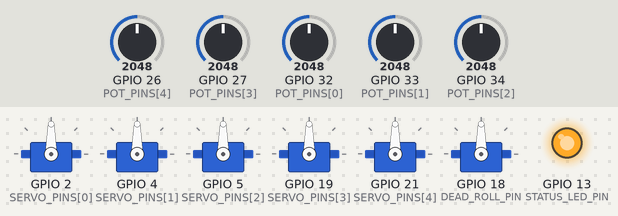
Bench run of a sketch on a simulated ESP32. On the bench: 6 × servo, output pins drawn as LEDs (lit = HIGH). The inputs (shaded band) are chosen by the test bench; at power-on: GPIO 26 (POT_PINS[4]) = 2048, GPIO 27 (POT_PINS[3]) = 2048, GPIO 32 (POT_PINS[0]) = 2048, GPIO 33 (POT_PINS[1]) = 2048, GPIO 34 (POT_PINS[2]) = 2048 (analog values on the 0–4095 scale). The ROS host is connected and sends only what is stated.

Above: at 0.1 s.
At 1.1 s:
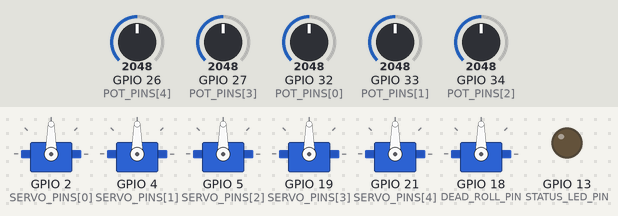
Timing chart, 0 to 2.6 s (numbered marks = the images above):
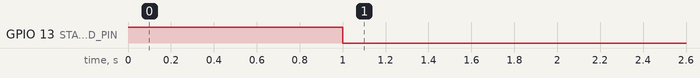

The sketch:

robotfun_esp32_microros.ino
```cpp
/* ============================================================================
 *  robotfun_esp32_microros.ino
 *  ---------------------------------------------------------------------------
 *  BAJO NIVEL (micro-ROS) del brazo de 4 GDL (yaw + 3 pitch) + GRIPPER.
 *
 *  CAMBIO: el JOINT 4 de roll (muñeca giratoria) se ELIMINÓ por completo. El
 *  antiguo joint_5 (pitch de muñeca) es ahora el nuevo joint_4. Quedan 4 juntas
 *  de brazo + gripper = 5 canales. El servo del roll, si sigue montado, se deja
 *  FIJO a 90° (muerto) para que no se mueva.
 *
 *  Pipeline:
 *    /joint_command (std_msgs/Float32MultiArray, RADIANES [q1,q2,q3,q4, gripper])
 *        --> mueve 5 servos
 *    5 potenciometros --> /joint_states (sensor_msgs/JointState, RADIANES) @25 Hz
 *
 *  UNIDADES: el bus ROS va en RADIANES (REP-103, JointState). La conversion a
 *  GRADOS de servo ocurre solo en servo.write(). La calibracion se expresa en
 *  grados/ADC (intuitivo del hardware).
 *
 *  HOME: todas las juntas a 0 rad => servos a 90 grados (brazo vertical).
 *
 *  PINES (4 brazo + gripper):
 *      idx :   0     1     2     3       4
 *      junta:  j1    j2    j3    j4    gripper
 *      SERVO:  2     4     5     19      21
 *      POT  :  32    33    34    27      26     (34 solo IN; 27/26 ADC2 OK con serial)
 *      Servo de ROLL eliminado: GPIO 18, mantenido fijo a 90°.
 *      LED de estado: GPIO 13 (GPIO 2 es el servo j1).
 * ==========================================================================*/

#include <micro_ros_arduino.h>
#include <ESP32Servo.h>

#include <rcl/rcl.h>
#include <rclc/rclc.h>
#include <rclc/executor.h>
#include <rmw_microros/rmw_microros.h>

#include <sensor_msgs/msg/joint_state.h>
#include <std_msgs/msg/float32_multi_array.h>

#define STATUS_LED_PIN 13
#define NUM_CH         5          // 4 juntas de brazo + 1 gripper
#define GRIPPER_INDEX  4

// Servo del roll eliminado: se deja fijo a 90° (muerto). Si ya no está montado,
// pon DEAD_ROLL_PIN en -1 para ignorarlo.
#define DEAD_ROLL_PIN  18

const int SERVO_PINS[NUM_CH] = {  2,  4,  5, 19, 21 };
const int POT_PINS[NUM_CH]   = { 32, 33, 34, 27, 26 };

const char *JOINT_LABEL[NUM_CH] = { "joint_1", "joint_2", "joint_3", "joint_4", "gripper" };

// ===========================================================================
//  CALIBRACION (grados / cuentas ADC). Ajustar en pruebas.
// ===========================================================================
// RAW_ZERO[i]: ADC (0..4095) de cada pot en HOME (todas las juntas a 0 rad).
int RAW_ZERO[NUM_CH] = {
  1194,   // joint_1
  1165,   // joint_2
  1191,   // joint_3
  1423,   // joint_4  (antiguo joint_5, pitch de muñeca)
  1300    // gripper
};

// FEEDBACK_DIRECTION[i]: sentido del pot hacia RViz (-1 si sale invertido).
const float FEEDBACK_DIRECTION[NUM_CH] = { 1, 1, 1, 1, 1 };

// SERVO_DIRECTION[i]: sentido del servo respecto al comando (+q en el sentido
//   positivo de la convencion DH). Cambia 1 por -1 si gira al reves. CALIBRAR.
const float SERVO_DIRECTION[NUM_CH] = { -1, -1, 1, 1, -1 };

// Rango articular por canal (grados). Brazo ±90; gripper 0..70 (cierra/abre).
const float JOINT_MIN_DEG[NUM_CH] = { -90, -90, -90, -90,  0 };
const float JOINT_MAX_DEG[NUM_CH] = {  90,  90,  90,  90, 70 };
const float SERVO_CENTER_DEG = 90.0f;

const float ADC_TO_DEG = 180.0f / 4095.0f;     // pot de 180° sobre 0..4095
const float DEG2RAD = 0.017453292519943295f;
const float RAD2DEG = 57.29577951308232f;
const float ALPHA = 0.15f;                      // filtro exponencial del ADC

// ===========================================================================
Servo servos[NUM_CH];
Servo dead_roll_servo;
float feedback_filtered[NUM_CH];
bool  filter_initialized = false;

rcl_node_t node;
rclc_support_t support;
rcl_allocator_t allocator;
rclc_executor_t executor;
rcl_publisher_t joint_state_pub;
rcl_subscription_t joint_command_sub;
rcl_timer_t timer;

sensor_msgs__msg__JointState joint_state_msg;
std_msgs__msg__Float32MultiArray command_msg;

static char joint_name_buf[NUM_CH][12] = { "joint_1", "joint_2", "joint_3", "joint_4", "gripper" };
static rosidl_runtime_c__String joint_names[NUM_CH];
static double position_data[NUM_CH];
static double velocity_data[NUM_CH];
static double effort_data[NUM_CH];
static float  command_data[NUM_CH];

#define RCCHECK(fn) { rcl_ret_t rc = fn; if (rc != RCL_RET_OK) { error_loop(); } }
#define RCSOFTCHECK(fn) { rcl_ret_t rc = fn; (void)rc; }

void error_loop() {
  while (1) { digitalWrite(STATUS_LED_PIN, !digitalRead(STATUS_LED_PIN)); delay(100); }
}

float clampf(float x, float lo, float hi) { return x < lo ? lo : (x > hi ? hi : x); }

// ADC -> radianes. 0 rad corresponde a RAW_ZERO[i] (HOME).
float adc_to_rad(int raw, int i) {
  float deg = FEEDBACK_DIRECTION[i] * (float)(raw - RAW_ZERO[i]) * ADC_TO_DEG;
  deg = clampf(deg, JOINT_MIN_DEG[i], JOINT_MAX_DEG[i]);
  return deg * DEG2RAD;
}

// radianes -> grados de servo (0..180). 0 rad => 90° (centro = HOME).
int rad_to_servo_deg(float q_rad, int i) {
  float q_deg = clampf(q_rad * RAD2DEG, JOINT_MIN_DEG[i], JOINT_MAX_DEG[i]);
  float servo_deg = SERVO_CENTER_DEG + SERVO_DIRECTION[i] * q_deg;
  return (int)clampf(servo_deg, 0.0f, 180.0f);
}

void apply_servo_commands(const float *q_cmd) {
  for (int i = 0; i < NUM_CH; i++) servos[i].write(rad_to_servo_deg(q_cmd[i], i));
}

// Callback de /joint_command (RADIANES, [q1..q4, gripper]; acepta >=4).
void command_callback(const void *msgin) {
  const std_msgs__msg__Float32MultiArray *msg =
      (const std_msgs__msg__Float32MultiArray *)msgin;
  if (msg->data.size < 4) return;     // se necesitan al menos las 4 juntas del brazo
  for (int i = 0; i < NUM_CH; i++) {
    if ((size_t)i < msg->data.size) {
      float lo = JOINT_MIN_DEG[i] * DEG2RAD, hi = JOINT_MAX_DEG[i] * DEG2RAD;
      command_data[i] = clampf(msg->data.data[i], lo, hi);
    }   // si no llega el gripper (size==4) conserva su ultimo valor
  }
  apply_servo_commands(command_data);
}

void read_feedback() {
  float measured[NUM_CH];
  for (int i = 0; i < NUM_CH; i++) measured[i] = adc_to_rad(analogRead(POT_PINS[i]), i);
  if (!filter_initialized) {
    for (int i = 0; i < NUM_CH; i++) feedback_filtered[i] = measured[i];
    filter_initialized = true;
  } else {
    for (int i = 0; i < NUM_CH; i++)
      feedback_filtered[i] = ALPHA * measured[i] + (1.0f - ALPHA) * feedback_filtered[i];
  }
  for (int i = 0; i < NUM_CH; i++) position_data[i] = feedback_filtered[i];
}

void timer_callback(rcl_timer_t *t, int64_t last) {
  (void)last;
  if (t == NULL) return;
  read_feedback();
  int64_t ns = rmw_uros_epoch_nanos();
  joint_state_msg.header.stamp.sec     = (int32_t)(ns / 1000000000LL);
  joint_state_msg.header.stamp.nanosec = (uint32_t)(ns % 1000000000LL);
  RCSOFTCHECK(rcl_publish(&joint_state_pub, &joint_state_msg, NULL));
}

void setup_joint_state_msg() {
  for (int i = 0; i < NUM_CH; i++) {
    joint_names[i].data = joint_name_buf[i];
    joint_names[i].size = strlen(joint_name_buf[i]);
    joint_names[i].capacity = strlen(joint_name_buf[i]) + 1;
  }
  joint_state_msg.name.data = joint_names;
  joint_state_msg.name.size = NUM_CH; joint_state_msg.name.capacity = NUM_CH;
  joint_state_msg.position.data = position_data;
  joint_state_msg.position.size = NUM_CH; joint_state_msg.position.capacity = NUM_CH;
  joint_state_msg.velocity.data = velocity_data;
  joint_state_msg.velocity.size = NUM_CH; joint_state_msg.velocity.capacity = NUM_CH;
  joint_state_msg.effort.data = effort_data;
  joint_state_msg.effort.size = NUM_CH; joint_state_msg.effort.capacity = NUM_CH;
  joint_state_msg.header.frame_id.data = (char *)"";
  joint_state_msg.header.frame_id.size = 0; joint_state_msg.header.frame_id.capacity = 1;
}

void setup_command_msg() {
  command_msg.data.data = command_data;
  command_msg.data.size = NUM_CH; command_msg.data.capacity = NUM_CH;
}

void setup() {
  pinMode(STATUS_LED_PIN, OUTPUT);
  digitalWrite(STATUS_LED_PIN, HIGH);

  for (int i = 0; i < NUM_CH; i++) {
    position_data[i] = velocity_data[i] = effort_data[i] = 0.0;
    command_data[i] = 0.0f; feedback_filtered[i] = 0.0f;
  }

  Serial.begin(115200);
  set_microros_transports();
  while (rmw_uros_ping_agent(1000, 1) != RMW_RET_OK) {
    digitalWrite(STATUS_LED_PIN, !digitalRead(STATUS_LED_PIN)); delay(500);
  }
  digitalWrite(STATUS_LED_PIN, HIGH);

  analogReadResolution(12);
  analogSetAttenuation(ADC_11db);

  ESP32PWM::allocateTimer(0); ESP32PWM::allocateTimer(1);
  ESP32PWM::allocateTimer(2); ESP32PWM::allocateTimer(3);
  for (int i = 0; i < NUM_CH; i++) {
    servos[i].setPeriodHertz(50);
    servos[i].attach(SERVO_PINS[i], 500, 2400);
  }
#if (DEAD_ROLL_PIN >= 0)
  dead_roll_servo.setPeriodHertz(50);
  dead_roll_servo.attach(DEAD_ROLL_PIN, 500, 2400);
  dead_roll_servo.write(90);          // roll eliminado: fijo a 90° (muerto)
#endif

  float q_home[NUM_CH] = {0, 0, 0, 0, 0};
  apply_servo_commands(q_home);
  delay(1000);

  allocator = rcl_get_default_allocator();
  RCCHECK(rclc_support_init(&support, 0, NULL, &allocator));
  RCCHECK(rclc_node_init_default(&node, "robotfun_esp32_node", "", &support));
  RCCHECK(rclc_publisher_init_default(
      &joint_state_pub, &node,
      ROSIDL_GET_MSG_TYPE_SUPPORT(sensor_msgs, msg, JointState), "/joint_states"));
  RCCHECK(rclc_subscription_init_default(
      &joint_command_sub, &node,
      ROSIDL_GET_MSG_TYPE_SUPPORT(std_msgs, msg, Float32MultiArray), "/joint_command"));

  setup_joint_state_msg();
  setup_command_msg();
  rmw_uros_sync_session(1000);

  RCCHECK(rclc_timer_init_default(&timer, &support, RCL_MS_TO_NS(40), timer_callback)); // 25 Hz
  RCCHECK(rclc_executor_init(&executor, &support.context, 2, &allocator));
  RCCHECK(rclc_executor_add_timer(&executor, &timer));
  RCCHECK(rclc_executor_add_subscription(
      &executor, &joint_command_sub, &command_msg, &command_callback, ON_NEW_DATA));

  digitalWrite(STATUS_LED_PIN, LOW);
}

void loop() {
  RCSOFTCHECK(rclc_executor_spin_some(&executor, RCL_MS_TO_NS(20)));
  delay(1);
}
```
